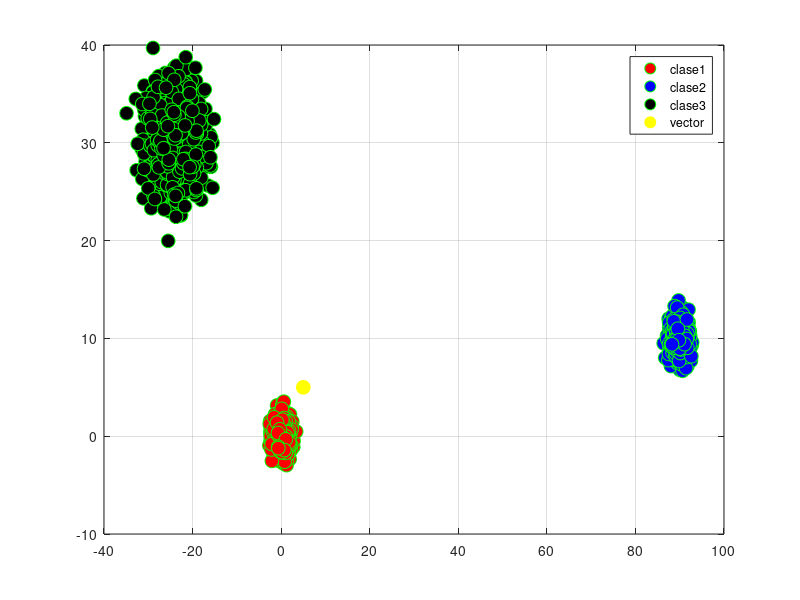

The MATLAB script that drew this image:
clc
clear all
close all
warning off all

%programa para generar 3 clases con m representantes cada una

%generando clases de datos

c1x = randn(1,1000);
c1y = randn(1,1000);
c1 = [c1x(:,:);c1y(:,:)];
c2x = randn(1,1000)+90;
c2y = randn(1,1000)+10;
c2 = [c2x(:,:);c2y(:,:)];
c3x = (randn(1,1000)-8)*3;
c3y = (randn(1,1000)+10)*3;
c3 = [c3x;c3y];
vx=input('dame la coordenada del vector en x: ');
vy=input('dame la coordenada del vector en y: ');
vector = [vx;vy];

media1 = mean(c1,2);
media2 = mean(c2,2);
media3 = mean(c3,2);

dist1 = norm(media1 - vector);
dist2 = norm(media2 - vector);
dist3 = norm(media3 - vector);

dist_tot= [dist1, dist2, dist3];
minimo = min(dist_tot);
dato2 = find(minimo == dist_tot);

fprintf('el vector desconocido pertenece a la clase %d ', dato2)

figure(1)
plot(c1x(1,:),c1y(1,:),'go','MarkerSize',10,'MarkerFaceColor','r')
grid on
hold on
plot(c2x(1,:),c2y(1,:),'go','MarkerSize',10,'MarkerFaceColor','b')
plot(c3x(1,:),c3y(1,:),'go','MarkerSize',10,'MarkerFaceColor','k')
plot(vector(1,:),vector(2,:),'yo', 'MarkerSize', 10, 'MarkerFaceColor','y')
legend('clase1','clase2','clase3','vector')





disp('fin del proceso')